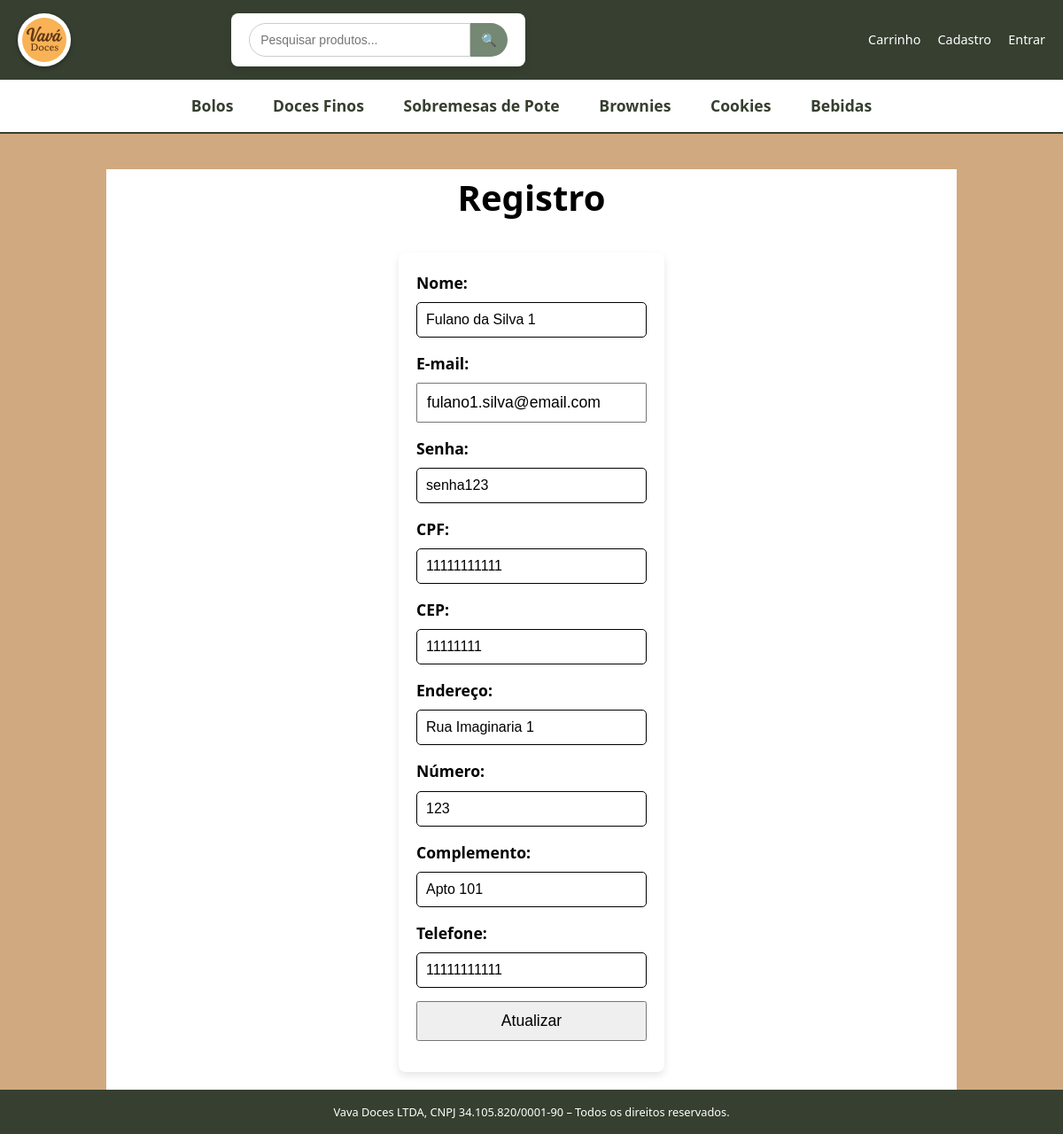
The app's page /cadCliente.php?id=1 with its own data.
### tables this page shows
create table categoria (
     id int auto_increment primary key,
     nome varchar(20) not null
 );

create table usuario (
     id int auto_increment primary key,
     cpf char(11) not null unique,
     nome varchar(100) not null,
     endereco varchar(100) not null,
     enderecoNumero int,
     complemento varchar(100) not null,
     cep char(8) not null,
     email varchar(100) not null unique,
     senha varchar(100) not null,
     telefone char(11) not null,
     tipoId int,
     foreign key (tipoId) references tipoUsuario(id)
 );

### cadCliente.php (the view, shortened to what this page needs)
<?php
include_once("conexao.php");
if (isset($_GET["id"])) {
    $id = $_GET["id"];
} else if (isset($_SESSION['usuario_id'])) {
    $id = $_SESSION['usuario_id'];
} else {
    $id = '';
}
if ($id !== '') {
    $sql = "SELECT `id`, `cpf`, `nome`, `endereco`, `enderecoNumero`, `complemento`, `cep`, `email`, `senha`, `telefone`, `tipoId`
            FROM `usuario`
            WHERE `id` = '$id'";
    $resultado = mysqli_query($link, $sql);
    foreach ($resultado as $row) {
        $id = $row["id"];
        $cpf = $row["cpf"];
        $nome = $row["nome"];
        $senha = $row["senha"];
        $cep = $row["cep"];
        $endereco = $row["endereco"];
        $enderecoNumero = $row["enderecoNumero"];
        $complemento = $row["complemento"];
        $email = $row["email"];
        $telefone = $row["telefone"];
    }
}
?>
<!DOCTYPE html>
<html lang="en">
<head>
    <link rel="stylesheet" href="estilo.css">
</head>
<body>
    <div>
        <div id="topo">
            <?php
            include 'topo.php'
            ?>
        </div>
        <div id="menu">
            <?php
            include 'menu.php'
            ?>
        </div>
        <div class="box_form">
            <h1 class="titulos" style="font-size:40px">Registro</h1>
            <form action="atualiza_cliente.php" method="post" class="form">
                <label for="nome">Nome:</label>
                <input value="<?php echo $nome ?>" type="text" id="nome" name="nome" class="campos_cad" required>
                <label for="email">E-mail:</label>
                <input value="<?php echo $email ?>" type="email" id="email" name="email" class="campos_cad" required>
                <label for="senha">Senha:</label>
                <input value="<?php echo $senha ?>" type="text" id="senha" name="senha" class="campos_cad" required>
                <label for="cpf">CPF:</label>
                <input value="<?php echo $cpf ?>" type="text" id="cpf" name="cpf" class="campos_cad" required>
                <label for="cep">CEP:</label>
                <input value="<?php echo $cep ?>" type="text" id="cep" name="cep" class="campos_cad" required>
                <label for="endereco">Endereço:</label>
                <input value="<?php echo $endereco ?>" type="text" id="endereco" name="endereco" class="campos_cad" required>
                <label for="enderecoNumero">Número:</label>
                <input value="<?php echo $enderecoNumero ?>" type="text" id="enderecoNumero" name="enderecoNumero" class="campos_cad" required>
                <label for="complemento">Complemento:</label>
                <input value="<?php echo $complemento ?>" type="text" id="complemento" name="complemento" class="campos_cad">
                <label for="telefone">Telefone:</label>
                <input value="<?php echo $telefone ?>" type="text" id="telefone" name="telefone" class="campos_cad" required>
                <input type="submit" class="campos_cad" value="<?php echo ($id != '') ? 'Atualizar' : 'Cadastrar'; ?>">
            </form>
        </div>
        <div id="rodape">
            <?php
            include 'rodape.php'
            ?>
        </div>
</body>
</html>

### menu.php
<?php
include_once("conexao.php");
$sqlCategorias = "SELECT id, nome FROM categoria";
$resultadoCategorias = mysqli_query($link, $sqlCategorias);
?>
<nav class="menu-principal">
    <?php while ($categoria = mysqli_fetch_assoc($resultadoCategorias)): ?>
        <a href="index.php?cat=<?php echo $categoria['id']; ?>" class="item-menu">
            <?php echo $categoria['nome']; ?>
        </a>
    <?php endwhile; ?>
</nav>

### estilo.css (style rules this page uses)
* { margin: 0; padding: 0; box-sizing: border-box; }
body { font-family: "Segoe UI", Tahoma, Geneva, Verdana, sans-serif; background-color: #d1a980; color: #000000; line-height: 1.6; }
nav { background-color: #ffffff; padding: 15px 0; text-align: center; border-bottom: 2px solid #363f30; }
nav a { margin: 0 20px; color: #363f30; text-decoration: none; font-weight: bold; font-size: 1.1em; }
.box_form { width: 80%; min-height: 300px; background-color: white; margin: 40px auto; overflow: hidden; display: flex; align-items: center; justify-content: center; flex-direction: column; }
.form { display: flex; flex-direction: column; width: 300px; }
.form>input { margin-bottom: 15px; font-size: 1.1em; padding: 10px; }
form { background-color: #ffffff; padding: 20px; border-radius: 8px; box-shadow: 0 4px 8px rgba(0, 0, 0, 0.1); max-width: 800px; margin: 30px auto; }
form label { font-size: 1.1em; font-weight: bold; margin-bottom: 8px; color: #000; }
form input[type="text"], form input[type="date"], form input[type="radio"], form textarea { width: 100%; padding: 10px; margin-bottom: 15px; border: 1px solid #000; border-radius: 5px; font-size: 1em; }
nav { background-color: #ffffff; padding: 15px 0; }
#topo { position: sticky; top: 0; }
#rodape { position: fixed; bottom: 0; width: 100%; }

### records on screen
categoria: nome "Bolos"
categoria: nome "Doces Finos"
categoria: nome "Sobremesas de Pote"
categoria: nome "Brownies"
categoria: nome "Cookies"
categoria: nome "Bebidas"
usuario: nome "Fulano da Silva 1", email "fulano1.silva@email.com", senha "senha123", cpf "11111111111", cep "11111111", endereco "Rua Imaginaria 1", enderecoNumero "123", complemento "Apto 101", telefone "11111111111", id "Atualizar"
